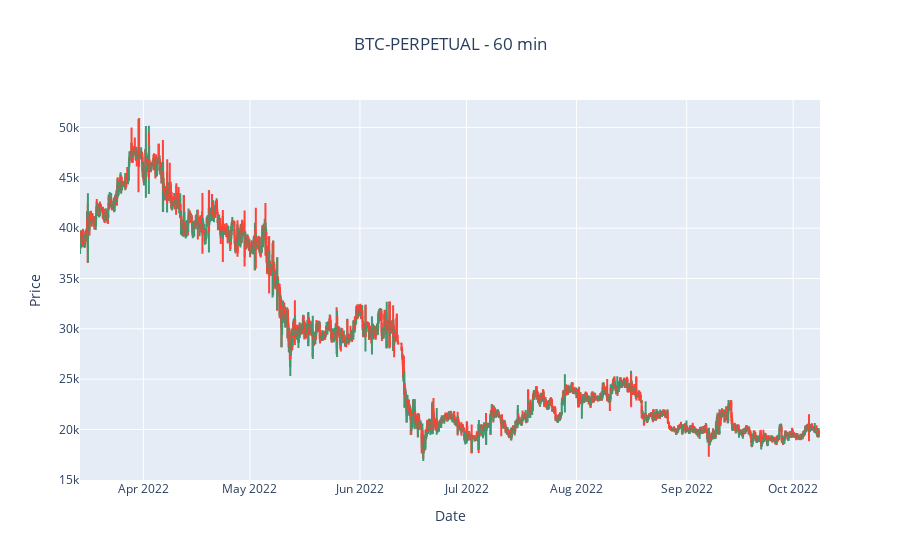

Notebook code for this chart:
### Code cell
#Plot the chart 

fig = go.Figure()
fig.update_layout(
    title={
        'text': f"{instrument} - {timeframe} min",
        'x':0.5,
        'xanchor': 'center'
    },
    xaxis_title="Date",
    yaxis_title="Price",
    xaxis_rangeslider_visible=False
)
fig.add_trace(
    go.Candlestick(
        x=df.index,
        open=df['open'],
        high=df['high'],
        low=df['low'],
        close=df['close']
    )
)
fig.show()

### Figure 1 — Plotly figure (JSON) as saved in the notebook; plotly's stock layout.template omitted (floating-point values rounded to 4 significant figures; data arrays with more than 128 entries replaced by an {"elided": "..."} marker saying what was removed)
{"data": [{"close": {"elided": "5001 float values"}, "high": {"elided": "5001 float values"}, "low": {"elided": "5001 float values"}, "open": {"elided": "5001 float values"}, "type": "candlestick", "x": {"elided": "5001 str values"}}], "layout": {"title": {"text": "BTC-PERPETUAL - 60 min", "x": 0.5, "xanchor": "center"}, "xaxis": {"rangeslider": {"visible": false}, "title": {"text": "Date"}}, "yaxis": {"title": {"text": "Price"}}}}
